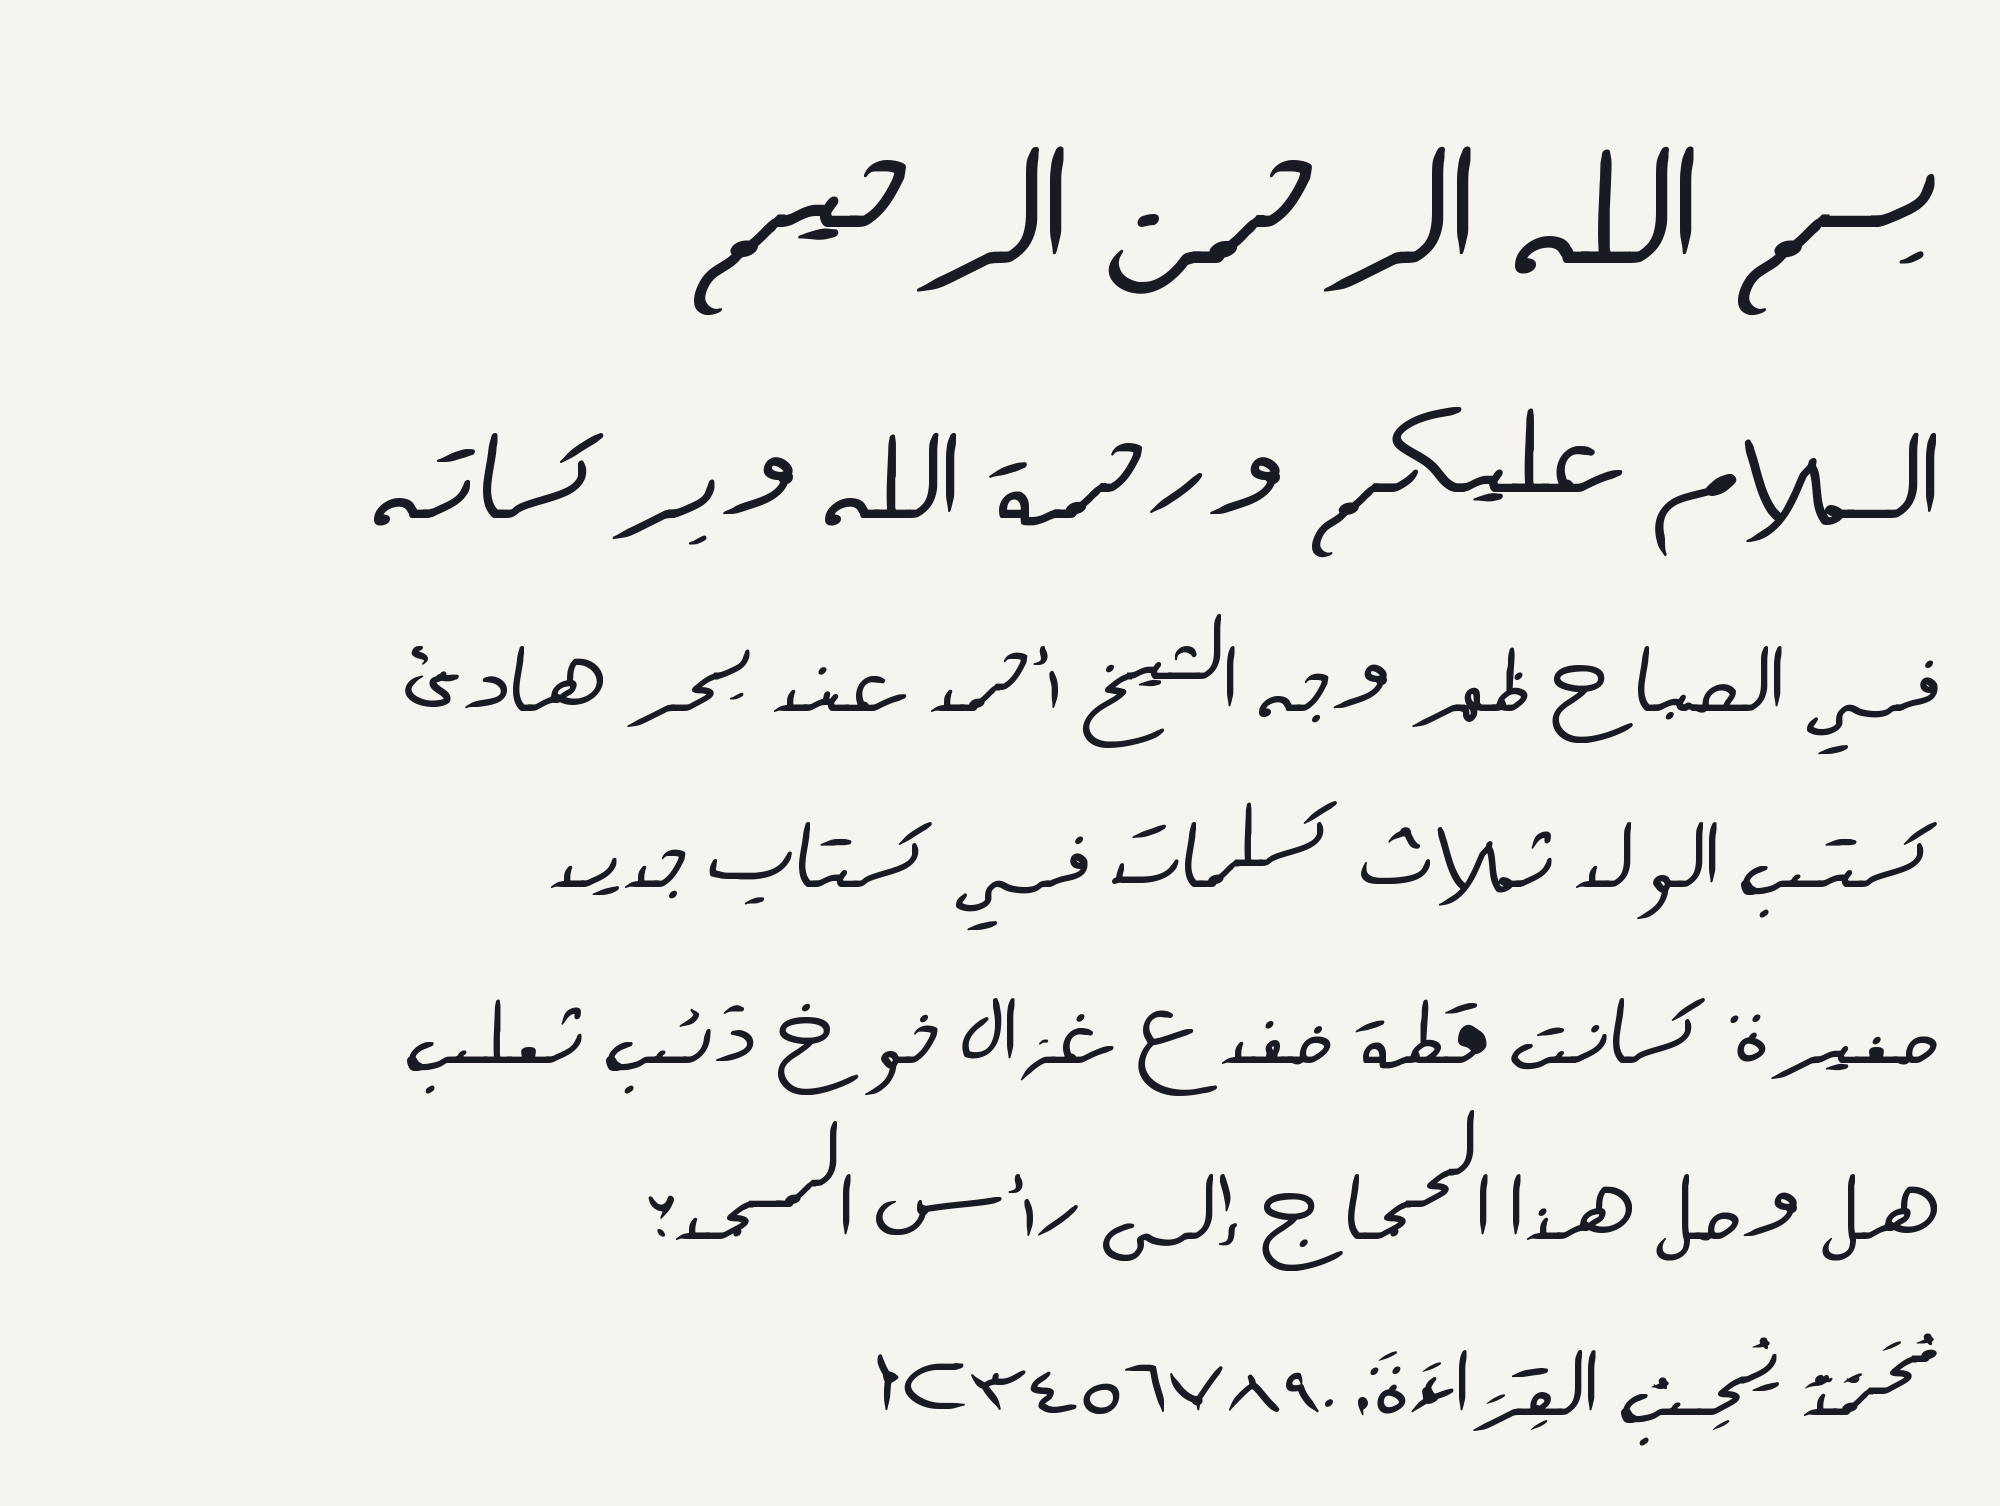

Recreate this plot in Python.
import sys
from PIL import Image, ImageDraw, ImageFont
font = sys.argv[1]; out = sys.argv[2]
LINES = [(150, 'بسم الله الرحمن الرحيم'), (110, 'السلام عليكم ورحمة الله وبركاته'),
         (84, 'في الصباح ظهر وجه الشيخ أحمد عند بحر هادئ'), (84, 'كتب الولد ثلاث كلمات في كتاب جديد'),
         (84, 'صغيرة كانت قطة ضفدع غزال خوخ ذئب ثعلب'), (84, 'هل وصل هذا الحجاج إلى رأس المسجد؟'),
         (84, 'مُحَمَّدٌ يُحِبُّ القِرَاءَةَ، ١٢٣٤٥٦٧٨٩٠')]
W = 2000
H = sum(int(s * 2.1) for s, _ in LINES) + 80
im = Image.new('RGB', (W, H), (246, 244, 239)); d = ImageDraw.Draw(im); y = 40
for s, t in LINES:
    f = ImageFont.truetype(font, s, layout_engine=ImageFont.Layout.RAQM)
    d.text((W - 60, y + s * 1.45), t, font=f, fill=(24, 26, 36), anchor='rs', direction='rtl', language='ar')
    y += int(s * 2.1)
im.save(out); print(im.size)
